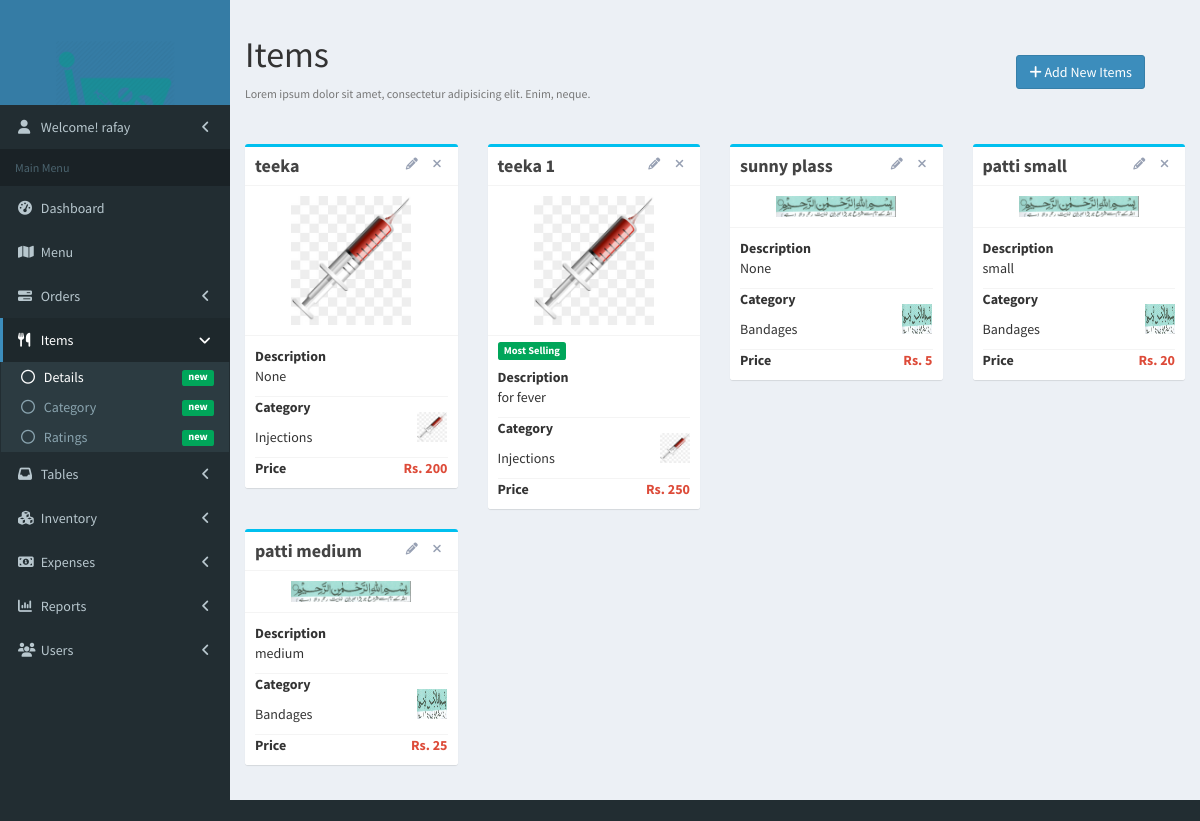
Page /item/list (signed in) on the committed database.
### app/models.py (models this page shows, shortened)
class User(AbstractUser):
    is_manager = models.BooleanField(default=False)
    is_inventory_manager = models.BooleanField(default=False)

class Item(models.Model):
    name = models.CharField(max_length=30)
    price = models.IntegerField()
    category = models.ForeignKey(ItemCategory, on_delete=models.PROTECT)
    description = models.CharField(max_length=300, null=True, blank=True)
    discount = models.IntegerField(default=0, null=True, blank=True)
    image = models.ImageField(upload_to="items/", null=True, blank=True)
    is_never_sold = models.BooleanField(default=True)
    is_active = models.BooleanField(default=True)
    created_at = models.DateTimeField(auto_now_add=True)
    updated_at = models.DateTimeField(auto_now=True)
    history = HistoricalRecords()

class ItemCategory(models.Model):
    name = models.CharField(max_length=30)
    description = models.CharField(max_length=300, null=True, blank=True)
    image = models.ImageField(upload_to="categories/items/", null=True, blank=True)
    is_active = models.BooleanField(default=True)
    created_at = models.DateTimeField(auto_now_add=True)
    updated_at = models.DateTimeField(auto_now=True)
    history = HistoricalRecords()
    def __str__(self):
        return self.name

### app/views.py (the view)
# urls.py: path('item/list', views.ItemList.as_view(), name='item-list'),
@method_decorator([login_required], name='dispatch')
class ItemList(ListView):
    model = Item
    def get_context_data(self, **kwargs):
        context = super().get_context_data(**kwargs)
        try:
            context['categories'] = ItemCategory.objects.all()
            context['most_selling'] = MostSellingItem.objects.filter(pk=1).get().item.id
        except MostSellingItem.DoesNotExist:
            context['most_selling'] = -1
        return context

### app/templates/app/item_list.html (shortened to what this page needs)
{% extends 'base.html' %}
{% load static %}
{% block link-items %}active{% endblock %}
{% block link-items-details %}active{% endblock %}
{% block content %}
    <div>
        <section class="content-header">
            <div class="row">
                <div class="col-xs-8">
                    <h1>
                        Items
                    </h1>
                    <p class="text-muted">
                        <small>Lorem ipsum dolor sit amet, consectetur adipisicing elit. Enim, neque.</small>
                    </p>
                </div>
                <div class="col-xs-4">
                    <a href="{% url 'item-new' %}" class="pull-right btn btn-primary" style="margin: 40px 40px">
                        <i class="fa fa-plus"></i> Add New Items
                    </a>
                </div>
            </div>
        </section>
    </div>
    <section class="content container-fluid">
        {% if categories %}
            {% if object_list %}
                <div class="row">
                    {% for item in object_list %}
                        <div class="col-xs-3">
                            <div class="box box-info">
                                <div class="box-header with-border">
                                    <h3 class="box-title"><b>{{ item.name }}</b></h3>
                                    <div class="box-tools pull-right">
                                        <a href="{% url 'item-edit' item.id %}" class="btn btn-box-tool">
                                            <i class="fa fa-pencil"></i>
                                        </a>
                                        <a href="{% url 'item-delete' item.id %}" class="btn btn-box-tool">
                                            <i class="fa fa-times"></i></a>
                                    </div>
                                </div>
                                <div class="box-body">
                                    <div class="row">
                                        <div class="col-md-12">
                                            {% if item.image %}
                                                <img src="{{ item.image.url }}" alt="" class="img-responsive">
                                            {% elif item.category.image %}
                                                <img src="{{ item.category.image.url }}" alt="" class="img-responsive"
                                                     style="margin: 0 auto; width: 120px;">
                                            {% else %}
                                                <div>
                                                   <h3 class="text-muted text-center"> No Image Available</h3>
                                                </div>
                                            {% endif %}
                                        </div>
                                    </div>
                                </div>
                                <div class="box-footer">
                                    {% ifequal item.id most_selling %}
                                        <p><span class="label label-success">Most Selling</span></p>
                                    {% endifequal %}
                                    <ul class="nav nav-pills nav-stacked">
                                        <li>
                                            <b>Description</b>
                                            <p>{{ item.description }}</p>
                                        </li>
                                        <li>
                                            <div class="row">
                                                <div class="col-xs-8">
                                                    <p><b>Category</b></p>
                                                    <p>{{ item.category }}</p>
                                                </div>
                                                <div class="col-xs-4">
                                                <span class="pull-right" style="margin-top: 15px;">
                                                    {% if item.category.image %}
                                                    <img src="{{ item.category.image.url }}" alt="" class="img-sm">
                                                    {% endif %}
                                                </span>
                                                </div>
                                            </div>
                                        </li>
                                        <li><b>Price</b><span
                                                class="pull-right text-red"><b>Rs. {{ item.price }}</b></span>
                                        </li>
                                    </ul>
                                </div>
                            </div>
                        </div>
                        {% if forloop.counter|divisibleby:"4" and not forloop.last %}
                            </div>
                            <div class="row">
                        {% endif %}
                    {% endfor %}
                    </div>
            {% endif %}
        {% endif %}
    </section>
{% endblock %}

### app/templates/base.html (shortened to what this page needs)
{% load static %}
<html>
<head>
    <link rel="stylesheet" href="{% static 'app/bower_components/font-awesome/css/font-awesome.min.css' %}">
    <link rel="stylesheet" href="{% static 'app/bower_components/bootstrap/dist/css/bootstrap.min.css' %}">
    <link rel="stylesheet" href="{% static 'app/dist/css/AdminLTE.min.css' %}">
    <link rel="stylesheet" href="{% static 'app/dist/css/skins/skin-blue.min.css' %}">
    <link href="{% static 'app/vendor/datatables-plugins/dataTables.bootstrap.css' %}" rel="stylesheet">
    <link href="{% static 'app/vendor/datatables-responsive/dataTables.responsive.css' %}" rel="stylesheet">
    <link rel="stylesheet" href="//cdn.datatables.net/1.10.19/css/jquery.dataTables.min.css">
    <link rel="stylesheet" href="{% static 'app/dist/css/aroma.css' %}">
</head>
<body class="hold-transition skin-blue sidebar-mini">
<div class="wrapper">
    <header class="main-header">
        <a href="base.html" class="logo">
            <span class="logo-lg">
                    <img src="{% static 'app/images/logo_white.png' %}" alt="" style="width: 60%; margin-top: 40px;">
                </span>
        </a>
    </header>
    <aside class="main-sidebar">
        <section class="sidebar">
            <ul class="sidebar-menu" data-widget="tree">
                <li class="treeview">
                    <a href="#">
                        <i class="fa fa-user"></i>
                        <span>
                            Welcome! {{ user.get_username }}
                        </span>
                        <span class="pull-right-container">
                              <i class="fa fa-angle-left pull-right"></i>
                            </span>
                    </a>
                </li>
            </ul>
            <ul class="sidebar-menu" data-widget="tree">
                <li class="header">Main Menu</li>
                <li class="{% block link-dashboard %}{% endblock %}">
                    <a href="{% url 'index' %}">
                        <i class="fa fa-dashboard"></i> <span>Dashboard</span>
                    </a>
                </li>
                {% if user.is_superuser or user.is_manager or user.is_staff %}
                    <li class="{% block link-menu %}{% endblock %}">
                        <a href="{% url 'menu' %}">
                            <i class="fa fa-map"></i> <span>Menu</span>
                        </a>
                    </li>
                    <li class="treeview {% block link-orders %}{% endblock %}">
                        <a href="#">
                            <i class="fa fa-tasks"></i>
                            <span>Orders</span>
                            <span class="pull-right-container">
                              <i class="fa fa-angle-left pull-right"></i>
                            </span>
                        </a>
                    </li>
                <li class="treeview {% block link-items %}{% endblock %}">
                        <a href="#">
                            <i class="fa fa-cutlery"></i>
                            <span>Items</span>
                            <span class="pull-right-container">
                              <i class="fa fa-angle-left pull-right"></i>
                            </span>
                        </a>
                        <ul class="treeview-menu">
                            <li class="{% block link-items-details %}{% endblock %}">
                                <a href="{% url 'item-list' %}">
                                    <i class="fa fa-circle-o"></i>
                                    <span>Details</span>
                                    <span class="pull-right-container">
                                      <small class="label pull-right bg-green">new</small>
                                    </span>
                                </a>
                            </li>
                            <li class="{% block link-items-category %}{% endblock %}">
                                <a href="{% url 'item-category-list' %}">
                                    <i class="fa fa-circle-o"></i>
                                    <span>Category</span>
                                    <span class="pull-right-container">
                                      <small class="label pull-right bg-green">new</small>
                                    </span>
                                </a>
                            </li>
                            <li class="{% block link-items-rating %}{% endblock %}">
                                {% now 'n' as month %}
                                {% now 'Y' as year %}
                                <a href="{% url 'item-rating-month' month year%}">
                                    <i class="fa fa-circle-o"></i>
                                    <span>Ratings</span>
                                    <span class="pull-right-container">
                                      <small class="label pull-right bg-green">new</small>
                                    </span>
                                </a>
                            </li>
                        </ul>
                    </li>
                    <li class="treeview {% block link-tables %}{% endblock %}">
                        <a href="#">
                            <i class="fa fa-inbox"></i>
                            <span>Tables</span>
                            <span class="pull-right-container">
                              <i class="fa fa-angle-left pull-right"></i>
                            </span>
                        </a>
                    </li>
                {% endif %}
                {% if user.is_superuser or user.is_manager or user.is_inventory_manager %}
                    <li class="treeview {% block link-inventory %}{% endblock %}">
                        <a href="#">
                            <i class="fa fa-cubes"></i>
                            <span>Inventory</span>
                            <span class="pull-right-container">
                              <i class="fa fa-angle-left pull-right"></i>
                            </span>
                        </a>
                    </li>
                {% endif %}
                {% if user.is_superuser or user.is_manager %}
                    <li class="treeview {% block link-expense %}{% endblock %}">
                        <a href="#">
                            <i class="fa fa-money"></i>
                            <span>Expenses</span>
                            <span class="pull-right-container">
                              <i class="fa fa-angle-left pull-right"></i>
                            </span>
                        </a>
                    </li>
                    <li class="treeview {% block link-reports %}{% endblock %}">
                        <a href="#">
                            <i class="fa fa-bar-chart"></i>
                            <span>Reports</span>
                            <span class="pull-right-container">
                              <i class="fa fa-angle-left pull-right"></i>
                            </span>
                        </a>
                                {% now 'j' as today %}
                                {% now 'n' as month %}
                                {% now 'Y' as year %}
                                {% now 'n' as month %}
                                {% now 'Y' as year %}
                                {% now 'Y' as year %}
                    </li>
                {% endif %}
                {% if user.is_superuser %}
                    <li class="treeview {% block link-user %}{% endblock %}">
                        <a href="#">
                            <i class="fa fa-group"></i>
                            <span>Users</span>
                            <span class="pull-right-container">
                              <i class="fa fa-angle-left pull-right"></i>
                            </span>
                        </a>
                    </li>
                {% endif %}
            </ul>
        </section>
    </aside>
    <div class="content-wrapper">
        {% block content %}
        {% endblock %}
    </div>
</div>
</body>
</html>

### rows in the picture
User: get_username "rafay"
Item: name "teeka", category.image (picture), description "None", category "Injections", price "200"
Item: name "teeka 1", category.image (picture), description "for fever", category "Injections", price "250"
Item: name "sunny plass", category.image (picture), description "None", category "Bandages", price "5"
Item: name "patti small", category.image (picture), description "small", category "Bandages", price "20"
Item: name "patti medium", category.image (picture), description "medium", category "Bandages", price "25"
